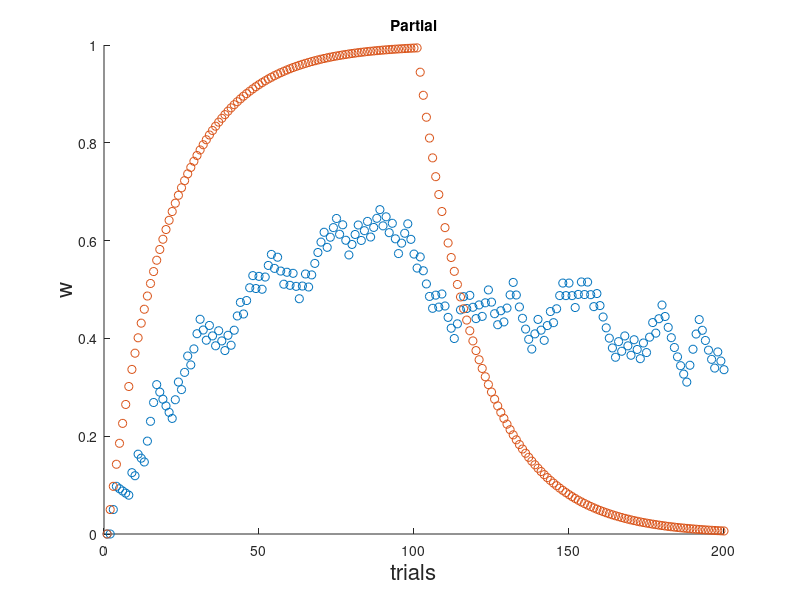

The MATLAB source for this figure: (Note: this script raises an error after producing the figure.)
clc
clear
trial=200;
Lrate=0.05;
reward = randi([0:1], [1,200]);
u =1;
w = zeros(1,200);
for i = 1:199
     V=u*w(1,i);
     d= reward(i)-V;
     w(1,i+1)=w(1,i)+Lrate*d*u;
end
t=1:trial;
scatter(t,w)
title("Extinction")
xlabel("trials")
ylabel("w")
ylim([0 1])
hold on
clc
reward=[];
reward=[reward ones(1,100)];
reward=[reward zeros(1,100)];
u =1;
w = zeros(1,200);
for i = 1:199
     V=u*w(1,i);
     d= reward(i)-V;
     w(1,i+1)=w(1,i)+Lrate*d*u;
end
t=1:trial;
scatter(t,w)
title("Partial")
xlabel("trials",'Fontsize',16)
ylabel("w",'Fontsize',16)
xline(100,'--r',{'Start','train'})
xline(0,'--r',{'Pre-','train'})

